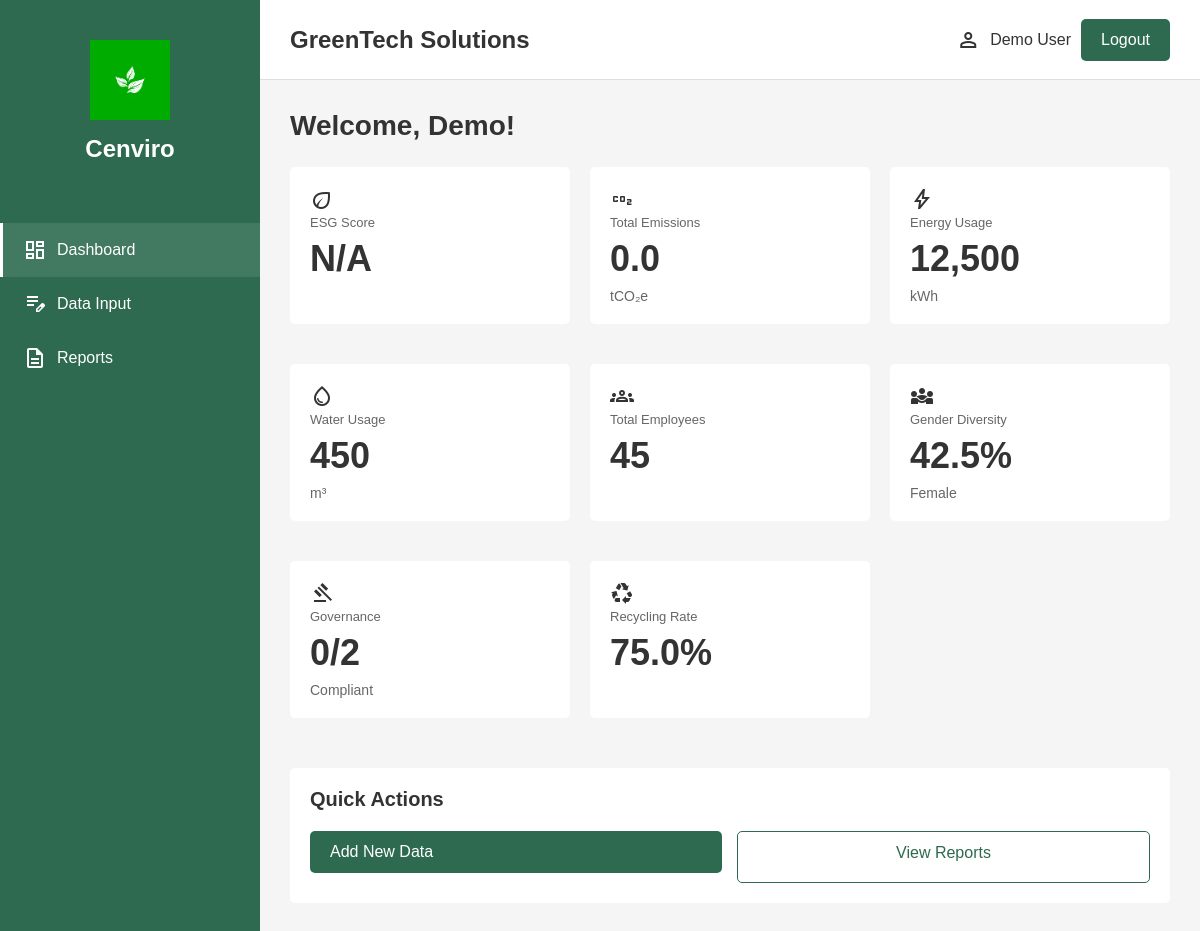
The app's page /dashboard.php (signed in) with its own data.
### tables this page shows
CREATE TABLE IF NOT EXISTS users (
    user_id INT AUTO_INCREMENT PRIMARY KEY,
    name VARCHAR(255) NOT NULL,
    email VARCHAR(255) NOT NULL UNIQUE,
    password VARCHAR(255) NOT NULL,
    org_id INT,
    created_at TIMESTAMP DEFAULT CURRENT_TIMESTAMP,
    updated_at TIMESTAMP DEFAULT CURRENT_TIMESTAMP ON UPDATE CURRENT_TIMESTAMP,
    FOREIGN KEY (org_id) REFERENCES organizations(org_id) ON DELETE SET NULL
);

CREATE TABLE IF NOT EXISTS organizations (
    org_id INT AUTO_INCREMENT PRIMARY KEY,
    org_name VARCHAR(255) NOT NULL,
    created_at TIMESTAMP DEFAULT CURRENT_TIMESTAMP,
    updated_at TIMESTAMP DEFAULT CURRENT_TIMESTAMP ON UPDATE CURRENT_TIMESTAMP
);

### config/auth.php (called while the page is built, shortened)
<?php
function getCurrentUser($conn) {
    $user_id = $_SESSION['user_id'];
    $query = "SELECT u.*, o.org_name
              FROM users u
              LEFT JOIN organizations o ON u.org_id = o.org_id
              WHERE u.user_id = '$user_id'";
    $result = mysqli_query($conn, $query);
    if ($result && mysqli_num_rows($result) > 0) {
        return mysqli_fetch_assoc($result);
    }
    return null;
}
?>

### dashboard.php (the view, shortened to what this page needs)
<?php
require_once 'config/auth.php';
$user = getCurrentUser($conn);
$user_id = $_SESSION['user_id'];
$esg_score = 0;
$emissions_query = "SELECT
    SUM(CASE WHEN k.kpi_name LIKE '%Scope 1%' OR k.kpi_name LIKE '%Emissions%' THEN e.value ELSE 0 END) as total_emissions
    FROM esg_data e
    JOIN esg_kpis k ON e.kpi_id = k.kpi_id
    WHERE e.user_id = '$user_id' AND e.category = 'environmental'
    AND (k.kpi_name LIKE '%Scope%' OR k.kpi_name LIKE '%Emissions%')";
$emissions_result = mysqli_query($conn, $emissions_query);
$total_emissions = 0;
if ($emissions_result && mysqli_num_rows($emissions_result) > 0) {
    $row = mysqli_fetch_assoc($emissions_result);
    $total_emissions = round($row['total_emissions'] ?? 0, 1);
}
$energy_usage = 12500;
$water_usage = 450;
$total_employees = 45;
$gender_diversity = 42.5;
$gov_query = "SELECT COUNT(*) as count FROM esg_data e
              JOIN esg_kpis k ON e.kpi_id = k.kpi_id
              WHERE e.user_id = '$user_id' AND e.category = 'governance'
              AND e.value > 0";
$gov_result = mysqli_query($conn, $gov_query);
$gov_compliant = 2;
if ($gov_result && mysqli_num_rows($gov_result) > 0) {
    $row = mysqli_fetch_assoc($gov_result);
    $gov_compliant = min($row['count'] ?? 2, 2);
}
$recycling_rate = 75.0;
$firstName = explode(' ', $user['name'])[0];
?>
<!DOCTYPE html>
<html lang="en">
<head>
    <link rel="stylesheet" href="styles.css">
</head>
<body>
    <div class="dashboard-container">
        <header class="header">
            <div class="header-left">
                <h2><?php echo htmlspecialchars($user['org_name'] ?? 'Organization'); ?></h2>
            </div>
            <div class="header-right">
                <div class="user-info">
                    <span class="material-symbols-outlined">person</span>
                    <span><?php echo htmlspecialchars($user['name']); ?></span>
                </div>
                <a href="logout.php" class="logout-btn">Logout</a>
            </div>
        </header>
        <aside class="sidebar">
            <div class="sidebar-logo">
                <img src="logo.png" alt="Cenviro Logo" class="logo-img">
                <h2><a href="dashboard.php">Cenviro</a></h2>
            </div>
            <nav class="sidebar-nav">
                <ul>
                    <li><a href="dashboard.php" class="nav-btn active"><span class="material-symbols-outlined">dashboard</span> Dashboard</a></li>
                    <li><a href="data_input.php" class="nav-btn"><span class="material-symbols-outlined">edit_note</span> Data Input</a></li>
                    <li><a href="reports.php" class="nav-btn"><span class="material-symbols-outlined">description</span> Reports</a></li>
                </ul>
            </nav>
        </aside>
        <main class="main-content">
            <div class="main-title">
                <h2><span class="welcome">Welcome</span>, <?php echo htmlspecialchars($firstName); ?>!</h2>
            </div>
            <div class="stats-cards">
                <div class="stat-card">
                    <div class="card-header">
                        <span class="material-symbols-outlined card-icon score">eco</span>
                        <div class="card-title">ESG Score</div>
                    </div>
                    <div class="card-value"><?php echo $esg_score > 0 ? number_format($esg_score, 1) : 'N/A'; ?></div>
                </div>
                <div class="stat-card">
                    <div class="card-header">
                        <span class="material-symbols-outlined card-icon environmental">co2</span>
                        <div class="card-title">Total Emissions</div>
                    </div>
                    <div class="card-value"><?php echo number_format($total_emissions, 1); ?></div>
                    <div class="card-unit">tCO₂e</div>
                </div>
                <div class="stat-card">
                    <div class="card-header">
                        <span class="material-symbols-outlined card-icon environmental">bolt</span>
                        <div class="card-title">Energy Usage</div>
                    </div>
                    <div class="card-value"><?php echo number_format($energy_usage, 0); ?></div>
                    <div class="card-unit">kWh</div>
                </div>
                <div class="stat-card">
                    <div class="card-header">
                        <span class="material-symbols-outlined card-icon environmental">water_drop</span>
                        <div class="card-title">Water Usage</div>
                    </div>
                    <div class="card-value"><?php echo number_format($water_usage, 0); ?></div>
                    <div class="card-unit">m³</div>
                </div>
                <div class="stat-card">
                    <div class="card-header">
                        <span class="material-symbols-outlined card-icon social">groups</span>
                        <div class="card-title">Total Employees</div>
                    </div>
                    <div class="card-value"><?php echo $total_employees; ?></div>
                </div>
                <div class="stat-card">
                    <div class="card-header">
                        <span class="material-symbols-outlined card-icon social">diversity_3</span>
                        <div class="card-title">Gender Diversity</div>
                    </div>
                    <div class="card-value"><?php echo number_format($gender_diversity, 1); ?>%</div>
                    <div class="card-unit">Female</div>
                </div>
                <div class="stat-card">
                    <div class="card-header">
                        <span class="material-symbols-outlined card-icon governance">gavel</span>
                        <div class="card-title">Governance</div>
                    </div>
                    <div class="card-value"><?php echo $gov_compliant; ?>/2</div>
                    <div class="card-unit">Compliant</div>
                </div>
                <div class="stat-card">
                    <div class="card-header">
                        <span class="material-symbols-outlined card-icon environmental">recycling</span>
                        <div class="card-title">Recycling Rate</div>
                    </div>
                    <div class="card-value"><?php echo number_format($recycling_rate, 1); ?>%</div>
                </div>
            </div>
            <div class="content-section">
                <h3 class="section-title">Quick Actions</h3>
                <div class="quick-actions">
                    <a href="data_input.php" class="btn-primary btn-link">Add New Data</a>
                    <a href="reports.php" class="btn-secondary btn-link">View Reports</a>
                </div>
            </div>
        </main>
    </div>
</body>
</html>

### styles.css (style rules this page uses)
* { margin: 0; padding: 0; box-sizing: border-box; }
body { font-family: Arial, sans-serif; background: #f5f5f5; color: #333; }
button, .btn-primary, .btn-submit, .logout-btn, .cta-btn { background: #2d6a4f; color: white; border: none; padding: 12px 20px; border-radius: 5px; cursor: pointer; text-decoration: none; }
.btn-primary { width: 100%; margin-bottom: 10px; }
.btn-secondary { display: block; width: 100%; padding: 12px 20px; background: white; color: #2d6a4f; border: 1px solid #2d6a4f; border-radius: 5px; text-align: center; text-decoration: none; }
.action-buttons, .quick-actions { display: flex; gap: 15px; margin-top: 20px; }
.dashboard-container { display: grid; grid-template-columns: 260px 1fr; grid-template-rows: 80px 1fr; grid-template-areas: "sidebar header" "sidebar main"; height: 100vh; }
.header { grid-area: header; display: flex; align-items: center; justify-content: space-between; padding: 0 30px; background: white; border-bottom: 1px solid #ddd; }
.header-right, .user-info { display: flex; align-items: center; gap: 10px; }
.sidebar { grid-area: sidebar; background: #2d6a4f; padding: 20px 0; }
.sidebar > div { text-align: center; padding: 20px; color: white; }
.sidebar-logo { display: flex; flex-direction: column; align-items: center; gap: 15px; }
.logo-img { width: 80px; height: 80px; object-fit: contain; }
.sidebar h2 a { color: white; text-decoration: none; }
.sidebar-nav { margin-top: 40px; }
.sidebar-nav ul { list-style: none; }
.nav-btn { display: flex; align-items: center; gap: 10px; width: 100%; padding: 15px 20px; background: transparent; color: white; text-decoration: none; border-left: 3px solid transparent; }
.nav-btn.active { background: rgba(255, 255, 255, 0.1); border-left-color: white; }
.main-content { grid-area: main; background: #f5f5f5; padding: 30px; overflow-y: auto; }
.main-title h2 { font-size: 28px; margin-bottom: 25px; }
.stat-card, .feature-card, .content-section { background: white; padding: 20px; border-radius: 5px; margin-bottom: 20px; }
.stats-cards { display: grid; grid-template-columns: repeat(auto-fit, minmax(240px, 1fr)); gap: 20px; margin-bottom: 30px; }
.card-title { font-size: 13px; color: #666; }
.card-value { font-size: 36px; font-weight: 700; margin: 8px 0; }
.card-unit { font-size: 14px; color: #666; }
.section-title { font-size: 20px; font-weight: 700; margin-bottom: 20px; }

### records on screen
users: org.org_name "GreenTech Solutions", name "Demo User", name "Demo"

### other values on screen
$total_emissions "0.0"
$energy_usage "12,500"
$water_usage "450"
$total_employees "45"
$gender_diversity "42.5"
$gov_compliant "0"
$recycling_rate "75.0"
